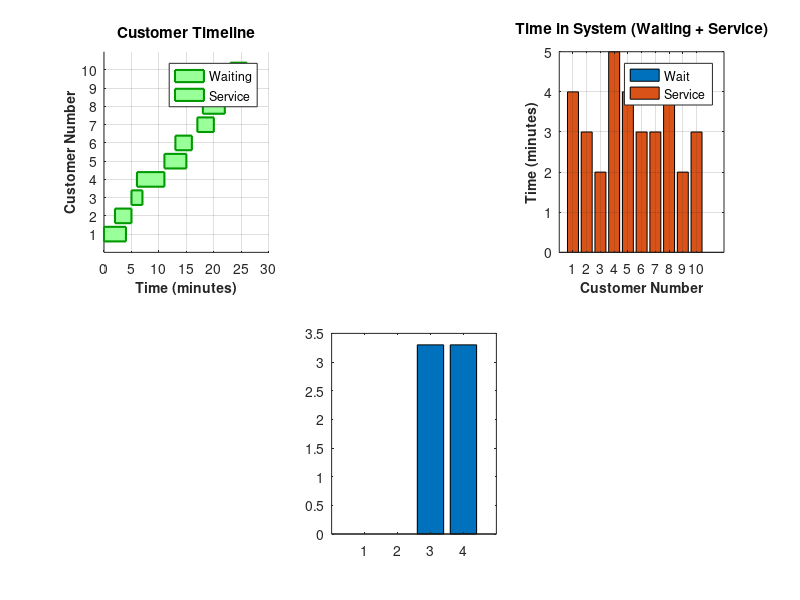

Recreate this plot in MATLAB. (Note: this script raises an error after producing the figure.)
clear all;
clc;
close all; 

%% INPUT DATA - REPLACE WITH YOUR OBSERVED DATA
inter_arrival_times = [2, 3, 1, 5, 2, 4, 1, 3, 2]; 


service_times = [4, 3, 2, 5, 4, 3, 3, 4, 2, 3];
analyst_name = 'Tristan Plaus'; 

%% DISPLAY INPUT DATA
disp('========================================');
disp('   QUEUING SYSTEM SIMULATION');
disp('========================================');
disp(' ');
disp('INPUT DATA:');
disp('------------------------------------------');
fprintf('Number of Customers: %d\n', length(service_times));
disp(' ');
disp('Inter-Arrival Times (minutes):');
disp(inter_arrival_times);
disp(' ');
disp('Service Times (minutes):');
disp(service_times);
disp(' ');

%% INITIALIZE SIMULATION MATRIX
% Columns: [Customer#, Arrival, Service, Begin, Wait, End, TimeInSystem]
num_customers = length(service_times);
simulation_results = zeros(num_customers, 7);

for i = 1:num_customers
    simulation_results(i, 1) = i;
end

simulation_results(1, 2) = 0;

% Subsequent customers: arrival = previous_arrival + inter_arrival_time
for i = 2:num_customers
    simulation_results(i, 2) = simulation_results(i-1, 2) + inter_arrival_times(i-1);
end

simulation_results(:, 3) = service_times';

simulation_results(1, 4) = simulation_results(1, 2);

% For subsequent customers:
% Service begins = max(arrival_time, previous_customer_end_time)
for i = 2:num_customers
 
    prev_end_time = simulation_results(i-1, 6);
  
    current_arrival = simulation_results(i, 2);
    simulation_results(i, 4) = max(current_arrival, prev_end_time);
end


simulation_results(:, 5) = simulation_results(:, 4) - simulation_results(:, 2);

simulation_results(:, 6) = simulation_results(:, 4) + simulation_results(:, 3);

simulation_results(:, 7) = simulation_results(:, 6) - simulation_results(:, 2);

%% DISPLAY SIMULATION RESULTS TABLE
disp('========================================');
disp('   SIMULATION RESULTS');
disp('========================================');
disp(' ');
disp('Customer | Arrival | Service | Begin | Wait | End | Total');
disp('   #     |  Time   |  Time   | Time  | Time | Time| Time ');
disp('---------|---------|---------|-------|------|-----|-------');

for i = 1:num_customers
    fprintf('   %2d    |  %5.1f  |  %5.1f  | %5.1f | %4.1f | %5.1f| %5.1f\n', ...
        simulation_results(i,1), simulation_results(i,2), ...
        simulation_results(i,3), simulation_results(i,4), ...
        simulation_results(i,5), simulation_results(i,6), ...
        simulation_results(i,7));
end
disp(' ');

%% CALCULATE PERFORMANCE METRICS
avg_waiting_time = mean(simulation_results(:, 5));

% 2. Probability that a customer has to wait
customers_who_waited = sum(simulation_results(:, 5) > 0);
prob_customer_waits = customers_who_waited / num_customers;

% 3. Server Utilization
total_service_time = sum(simulation_results(:, 3));
total_simulation_time = max(simulation_results(:, 6)); 
server_utilization = total_service_time / total_simulation_time;

% 4. Maximum Waiting Time
max_waiting_time = max(simulation_results(:, 5));

% 5. Average Time in System
avg_time_in_system = mean(simulation_results(:, 7));

%% DISPLAY PERFORMANCE METRICS
disp('========================================');
disp('   PERFORMANCE METRICS');
disp('========================================');
disp(' ');
fprintf('Average Waiting Time:           %.2f minutes\n', avg_waiting_time);
fprintf('Probability Customer Waits:     %.2f%% (%d out of %d)\n', ...
    prob_customer_waits*100, customers_who_waited, num_customers);
fprintf('Server Utilization:             %.2f%%\n', server_utilization*100);
fprintf('Maximum Waiting Time:           %.2f minutes\n', max_waiting_time);
fprintf('Average Time in System:         %.2f minutes\n', avg_time_in_system);
disp(' ');

%% ADDITIONAL STATISTICS
disp('========================================');
disp('   ADDITIONAL STATISTICS');
disp('========================================');
disp(' ');
fprintf('Total Customers Served:         %d\n', num_customers);
fprintf('Total Simulation Time:          %.2f minutes\n', total_simulation_time);
fprintf('Total Service Time:             %.2f minutes\n', total_service_time);
fprintf('Total Waiting Time (All):       %.2f minutes\n', sum(simulation_results(:, 5)));
fprintf('Average Service Time:           %.2f minutes\n', mean(service_times));
fprintf('Average Inter-Arrival Time:     %.2f minutes\n', mean(inter_arrival_times));
disp(' ');

%% INTERPRETATION
disp('========================================');
disp('   SYSTEM INTERPRETATION');
disp('========================================');
disp(' ');

% Interpret server utilization
if server_utilization < 0.50
    disp('Server Utilization: LOW - Server has significant idle time.');
    disp('Recommendation: Current capacity is more than sufficient.');
elseif server_utilization < 0.75
    disp('Server Utilization: MODERATE - System is operating efficiently.');
    disp('Recommendation: Current setup is balanced.');
elseif server_utilization < 0.90
    disp('Server Utilization: HIGH - System is busy but manageable.');
    disp('Recommendation: Monitor during peak hours.');
else
    disp('Server Utilization: VERY HIGH - Server is overloaded.');
    disp('Recommendation: Consider adding another server or improving service time.');
end

disp(' ');

% Interpret waiting times
if avg_waiting_time < 2
    disp('Average Wait: EXCELLENT - Customers experience minimal wait time.');
elseif avg_waiting_time < 5
    disp('Average Wait: GOOD - Wait times are acceptable.');
elseif avg_waiting_time < 10
    disp('Average Wait: FAIR - Some customers may be dissatisfied.');
else
    disp('Average Wait: POOR - Long wait times may lead to customer loss.');
end

disp(' ');
disp('========================================');
disp('   END OF SIMULATION');
disp('========================================');
disp(' ');

disp('Generating graph...');
disp(' ');

% Extract data for plotting
customer_numbers = simulation_results(:, 1);
arrival_times = simulation_results(:, 2);
service_times_data = simulation_results(:, 3);
begin_times = simulation_results(:, 4);
waiting_times = simulation_results(:, 5);
end_times = simulation_results(:, 6);
time_in_system = simulation_results(:, 7);

%% CREATE SINGLE COMPREHENSIVE FIGURE
figure('Position', [100, 100, 1400, 700], 'Color', 'white');

%% SUBPLOT 1: Customer Timeline (Gantt Chart)
subplot(2,3,1);
hold on;
for i = 1:num_customers
    % Waiting time (red/orange)
    if waiting_times(i) > 0
        rectangle('Position', [arrival_times(i), i-0.4, waiting_times(i), 0.8], ...
            'FaceColor', [1, 0.6, 0.6], 'EdgeColor', [0.8, 0, 0], 'LineWidth', 1.5);
    end
    % Service time (green)
    rectangle('Position', [begin_times(i), i-0.4, service_times_data(i), 0.8], ...
        'FaceColor', [0.6, 1, 0.6], 'EdgeColor', [0, 0.6, 0], 'LineWidth', 1.5);
end
hold off;
xlabel('Time (minutes)', 'FontSize', 10, 'FontWeight', 'bold');
ylabel('Customer Number', 'FontSize', 10, 'FontWeight', 'bold');
title('Customer Timeline', 'FontSize', 11, 'FontWeight', 'bold');
legend('Waiting', 'Service', 'Location', 'best', 'FontSize', 9);
grid on;
ylim([0, num_customers+1]);
yticks(1:num_customers);

%% SUBPLOT 3: Time in System Breakdown (Stacked)
subplot(2,3,3);
bar(customer_numbers, [waiting_times, service_times_data], 'stacked');
xlabel('Customer Number', 'FontSize', 10, 'FontWeight', 'bold');
ylabel('Time (minutes)', 'FontSize', 10, 'FontWeight', 'bold');
title('Time in System (Waiting + Service)', 'FontSize', 11, 'FontWeight', 'bold');
legend('Wait', 'Service', 'Location', 'best', 'FontSize', 9);
grid on;

%% SUBPLOT 5: Performance Metrics Bar Chart
subplot(2,3,5);
metrics_names = {'Avg Wait', 'Max Wait', 'Avg Service', 'Avg Total'};
metrics_values = [avg_waiting_time, max_waiting_time, mean(service_times_data), avg_time_in_system];
colors = [0.2 0.5 0.8; 0.8 0.3 0.3; 0.4 0.7 0.4; 0.6 0.4 0.8];

b = bar(metrics_values);
b.FaceColor = 'flat';
for i = 1:length(metrics_values)
    b.CData(i,:) = colors(i,:);
end

set(gca, 'XTickLabel', metrics_names, 'FontSize', 9);
ylabel('Time (minutes)', 'FontSize', 10, 'FontWeight', 'bold');
title('Key Performance Metrics', 'FontSize', 11, 'FontWeight', 'bold');
grid on;

% Add values on bars
hold on;
for i = 1:length(metrics_values)
    text(i, metrics_values(i), sprintf('%.2f', metrics_values(i)), ...
        'HorizontalAlignment', 'center', 'VerticalAlignment', 'bottom', ...
        'FontSize', 9, 'FontWeight', 'bold');
end
hold off;

sgtitle(sprintf('ZUS Coffe near UST QUEUING SYSTEM ANALYSIS  |  Analyzed by: %s', analyst_name), ...
    'FontSize', 16, 'FontWeight', 'bold', 'Color', [0.1, 0.1, 0.5]);

disp(' Graph generated successfully!');
disp(' ');
disp('========================================');
disp('   VISUALIZATION COMPLETED');
disp('========================================');